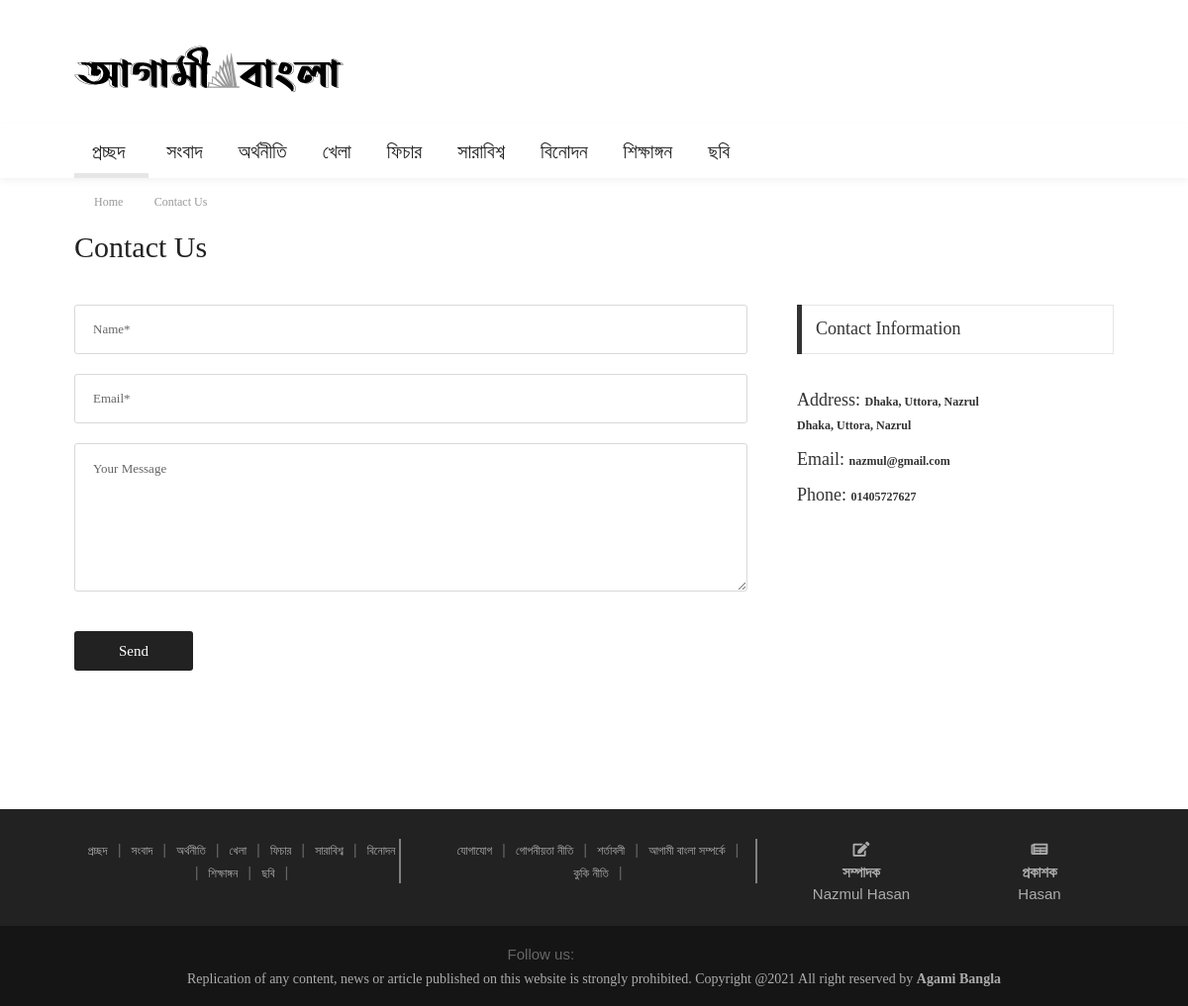
The app's page /ab/news/contact/us/ with its own data.
### adminPanel/models.py (models this page shows, shortened)
class SiteLogo(models.Model):
    site_logo = models.ImageField()

class NewsCategories(models.Model):
    category_name = models.CharField(default='', max_length=255, verbose_name="News Category Name")

class SiteContactInfo(models.Model):
    address1 = models.TextField(default='', blank=True, null=True)
    address2 = models.TextField(default='', blank=True, null=True)
    email    = models.CharField(default='', max_length=60)
    phone    = models.CharField(default='', max_length=60)

class EditorPublisher(models.Model):
    editor_name    = models.CharField(max_length=255, default="")
    publisher_name = models.CharField(max_length=255, default="")

### core/views.py (the view, shortened to what this page needs)
# urls.py: url(r'^ab/news/contact/us/$', views.contact_us, name='abContactUs'),
def contact_us(request):
    site_logo_db = SiteLogo.objects.filter().first()
    news_category_model = NewsCategories.objects.all()
    subcategory_model = NewsSubCategories.objects.all()
    if EditorPublisher.objects.count() > 0:
        editor_publisher_info = EditorPublisher.objects.filter().first()
    else:
        editor_publisher_info = "Not added yet!"
    category_list_which_has_no_subcat = []
    for x in news_category_model:
        is_exist_cat_in_subcat = subcategory_model.filter(category=x.pk).first()
        if is_exist_cat_in_subcat is None:
            category_list_which_has_no_subcat.append(x.pk)
    list_of_cat_pk_which_has_atleast_one_news = []
    for news in NewsMain.objects.all():
        list_of_cat_pk_which_has_atleast_one_news.append(news.news_catid)
    contact_info_db = SiteContactInfo.objects.filter().first()
    context = {
        'site_logo': site_logo_db,
        'news_category_model': news_category_model,
        'subcategory_model': subcategory_model,
        'list_of_cat_pk_which_has_atleast_one_news': list_of_cat_pk_which_has_atleast_one_news,
        'category_list_which_has_no_subcat': category_list_which_has_no_subcat,
        'editor_publisher': editor_publisher_info,
        'contact_info_db' : contact_info_db,
    }
    return render(request, 'frontEnd/contact.html', context)

### core/templates/frontEnd/contact.html (shortened to what this page needs)
{% extends 'frontEnd/index.html' %}
{% load static %}
{% block main_content %}
	<div class="container">
		<div class="headline bg0 flex-wr-sb-c p-rl-20 p-tb-8">
			<div class="f2-s-1 p-r-30 m-tb-6">
				<a href="index.html" class="breadcrumb-item f1-s-3 cl9">
					Home
				</a>
				<span class="breadcrumb-item f1-s-3 cl9">
					Contact Us
				</span>
			</div>
		</div>
	</div>
	<div class="container p-t-4 p-b-40">
		<h2 class="f1-l-1 cl2">
			Contact Us
		</h2>
	</div>
	<section class="bg0 p-b-60">
		<div class="container">
			<div class="row justify-content-center">
				<div class="col-md-7 col-lg-8 p-b-80">
					<div class="p-r-10 p-r-0-sr991">
						<form action="{%url 'abContactUs' %}" method="post" enctype="multipart/form-data">
							<input class="bo-1-rad-3 bocl13 size-a-19 f1-s-13 cl5 plh6 p-rl-18 m-b-20" type="text" name="name" placeholder="Name*" required>
							<input class="bo-1-rad-3 bocl13 size-a-19 f1-s-13 cl5 plh6 p-rl-18 m-b-20" type="email" name="email" placeholder="Email*" required>
							<textarea class="bo-1-rad-3 bocl13 size-a-15 f1-s-13 cl5 plh6 p-rl-18 p-tb-14 m-b-20" name="msg" placeholder="Your Message" required></textarea>
							<button type="submit" class="size-a-20 bg2 borad-3 f1-s-12 cl0 hov-btn1 trans-03 p-rl-15 m-t-20">
								Send
							</button>
						</form>
					</div>
				</div>
				<div class="col-md-5 col-lg-4 p-b-80">
					<div class="p-l-10 p-rl-0-sr991">
						<div>
							<div class="how2 how2-cl4 flex-s-c">
								<h3 class="f1-m-2 cl3 tab01-title">
									Contact Information
								</h3>
							</div>
							<ul class="p-t-35">
								<li class="flex-wr-sb-s p-b-10">
									<div class="size-w-11">
										<h6 class="p-b-2">
											<a href="#" class="f1-s-5 cl3 hov-cl10 trans-03" style="font-size:18px;">
												Address: <span style="font-size:12px!important;"><strong>{{contact_info_db.address1}}
												{{contact_info_db.address2}}</strong></span>
											</a>
										</h6>
									</div>
								</li>
								<li class="flex-wr-sb-s p-b-10">
									<div class="size-w-11">
										<h6 class="p-b-2">
											<a href="#" class="f1-s-5 cl3 hov-cl10 trans-03" style="font-size:18px;">
												Email: <span style="font-size:12px!important;"><strong>{{contact_info_db.email}}</strong></span>
											</a>
										</h6>
									</div>
								</li>
								<li class="flex-wr-sb-s p-b-10">
									<div class="size-w-11">
										<h6 class="p-b-2">
											<a href="#" class="f1-s-5 cl3 hov-cl10 trans-03" style="font-size:18px;">
												Phone: <span style="font-size:12px!important;"><strong>{{contact_info_db.phone}}</strong></span>
											</a>
										</h6>
									</div>
								</li>
							</ul>
						</div>
					</div>
				</div>
			</div>
		</div>
	</section>
{% endblock %}

### core/templates/frontEnd/index.html (shortened to what this page needs)
{% load static %}
<!DOCTYPE html>
<html lang="en">
<head>
	<link rel="stylesheet" type="text/css" href="{%static 'frontEnd/vendor/bootstrap/css/bootstrap.min.css' %}">
	<link rel="stylesheet" type="text/css" href="{%static 'frontEnd/fonts/fontawesome-5.0.8/css/fontawesome-all.min.css' %}">
	<link rel="stylesheet" type="text/css" href="{%static 'frontEnd/fonts/iconic/css/material-design-iconic-font.min.css' %}">
	<link rel="stylesheet" type="text/css" href="{%static 'frontEnd/vendor/animate/animate.css' %}">
	<link rel="stylesheet" type="text/css" href="{%static 'frontEnd/vendor/css-hamburgers/hamburgers.min.css' %}">
	<link rel="stylesheet" type="text/css" href="{%static 'frontEnd/vendor/animsition/css/animsition.min.css' %}">
	<link rel="stylesheet" type="text/css" href="{%static 'frontEnd/css/util.min.css' %}">
	<link rel="stylesheet" type="text/css" href="{%static 'frontEnd/css/main.css' %}">
</head>
<body class="animsition">
	<header>
		<div class="container-menu-desktop">
			<div class="wrap-logo container">
				<div class="logo">
					{%if site_logo %}
					<a href="/"><img src="{{site_logo.site_logo.url}}" alt="LOGO"></a>
					{% else %}
					<a href="#">ADD SITE LOGO</a>
					{% endif %}
				</div>
				<div class="banner-header">
				</div>
			</div>
			<div class="wrap-main-nav">
				<div class="main-nav">
					<nav class="menu-desktop">
						<ul class="main-menu">
							<li class="main-menu-active">
								<a href="/" id="nav_home">প্রচ্ছদ</a>
							</li>
							{% for news_cat in news_category_model %}
							{% if news_cat.pk not in category_list_which_has_no_subcat %}
							<li class="mega-menu-item">
								<a href="{% url 'abNewsListByCategoryPk' catid=news_cat.pk %}">{{ news_cat.category_name }}</a>
							</li>
							{% else %}
							<li class="mega-menu-item">
								<a href="{% url 'newsListByCatWhichHasNotSubcat' cat_id=news_cat.pk %}">{{ news_cat.category_name }}</a>
							</li>
							{% endif %}
							{% endfor %}
						</ul>
					</nav>
				</div>
			</div>
		</div>
	</header>
	{% block main_content %}
	{% endblock %}
	<footer>
		<div class="bg2 p-t-30 p-b-20">
			<div class="container">
				<div class="row">
					<div class="col-md-4">
						<div class="footer-nav-bar-list">
							<ul class="browse_category_list">
								<li><a href="/">প্রচ্ছদ</a></li>
								<li>|</li>
					{% for news_cat in news_category_model %}
					{% if news_cat.pk not in category_list_which_has_no_subcat and news_cat.pk != 9 %}
					<li>
						<a href="{% url 'abNewsListByCategoryPk' catid=news_cat.pk %}">{{ news_cat.category_name }}</a>
					</li>
					{% else %}
					<li class="mega-menu-item">
						<a href="{% url 'newsListByCatWhichHasNotSubcat' cat_id=news_cat.pk %}">{{ news_cat.category_name }}</a>
					</li>
					{% endif %}
					<li>|</li>
					{% endfor %}
							</ul>
						</div>
					</div>
					<div class="col-md-4">
						<div class="footer-nav-privacy-policy-term-condition">
						<ul>
							<li><a href="{% url 'abContactUs' %}">যোগাযোগ</a></li>
							<li>|</li>
							<li><a href="#">গোপনীয়তা নীতি</a></li>
							<li>|</li>
							<li><a href="#">শর্তাবলী</a></li>
							<li>|</li>
							<li><a href="/ab/about/us">আগামী বাংলা সম্পর্কে</a></li>
							<li>|</li>
							<li><a href="#">কুকি নীতি</a></li>
							<li>|</li>
						</ul>
						</div>
					</div>
					<div class="col-md-4">
						<div class="row" id="editor-publisher-section">
							<div class="col-md-6">
								<div class="row">
									<div class="col-md-12 text-center">
										<i class="fas fa-edit"></i>
									</div>
								</div>
								<div class="row">
									<div class="col-md-12">
										<h5 class="text-center"><strong>সম্পাদক</strong></h5>
									</div>
								</div>
								<div class="row">
									<div class="col-md-12">
										<h5 class="text-center">{{editor_publisher.editor_name}}</h5>
									</div>
								</div>
							</div>
							<div class="col-md-6">
								<div class="row">
									<div class="col-md-12 text-center">
										<i class="fas fa-newspaper"></i>
									</div>
								</div>
								<div class="row">
									<div class="col-md-12">
										<h5 class="text-center"><strong>প্রকাশক</strong></h5>
									</div>
								</div>
								<div class="row">
									<div class="col-md-12">
										<h5 class="text-center">{{editor_publisher.publisher_name}}</h5>
									</div>
								</div>
							</div>
						</div>
					</div>
				</div>
			</div>
		</div>
		<div class="bg11">
			<div class="topbar">
				<div class="content-topbar container h-100">
					<div class="right-topbar text-center">
						<span>Follow us:</span>
						<a href="#">
							<span class="fab fa-facebook-f" style="color:#4267B2;"></span>
						</a>
						<a href="#">
							<span class="fab fa-twitter" style="color:#1C9CEB;"></span>
						</a>
						<a href="#">
							<span class="fab fa-pinterest-p" style="color:#E60023;"></span>
						</a>
						<a href="#">
							<span class="fab fa-youtube" style="color: #FF0000;"></span>
						</a>
					</div>
				</div>
			</div>
			<div class="container flex-c-c p-tb-15">
				<span class="f1-s-1 cl0 txt-center">
					<a href="#" class="f1-s-1 cl10 hov-link1" id="copy-right-nav">
						Replication of any content,
						 news or article published on this website is strongly prohibited. Copyright @2021 All right reserved by <strong>Agami Bangla</strong>
					</a>
				</span>
			</div>
		</div>
	</footer>
</body>
</html>

### records on screen
SiteLogo: site_logo (picture)
NewsCategories: category_name "সংবাদ"
NewsCategories: category_name "অর্থনীতি"
NewsCategories: category_name "খেলা"
NewsCategories: category_name "ফিচার"
NewsCategories: category_name "সারাবিশ্ব"
NewsCategories: category_name "বিনোদন"
NewsCategories: category_name "শিক্ষাঙ্গন"
NewsCategories: category_name "ছবি"
SiteContactInfo: address1 "Dhaka, Uttora, Nazrul", address2 "Dhaka, Uttora, Nazrul", email "nazmul@gmail.com", phone "01405727627"
EditorPublisher: editor_name "Nazmul Hasan", publisher_name "Hasan"
